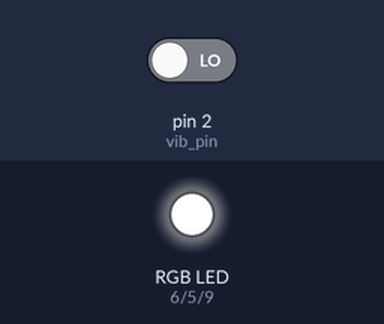
Simulated run of this sketch. Board: Arduino Uno, built with avr-gcc and run on an emulated ATmega328P. Parts: an RGB LED mixed from three pins (HIGH = lit). The inputs (shaded band) are chosen by the test bench; at power-on: pin 2 (vib_pin) LOW.

Above: at 1.2 s.
1.3 s: pin 2 (vib_pin) driven HIGH
At 1.45 s:
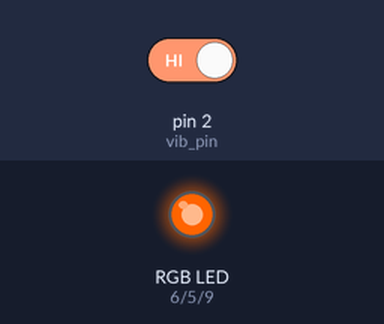
At 3.7 s:
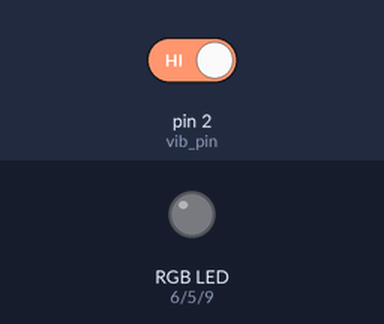
4.3 s: pin 2 (vib_pin) driven LOW
At 8.3 s:
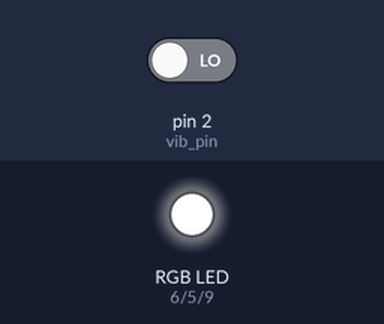
Timing chart, 0 to 9.8 s (numbered marks = the images above; inputs shaded):
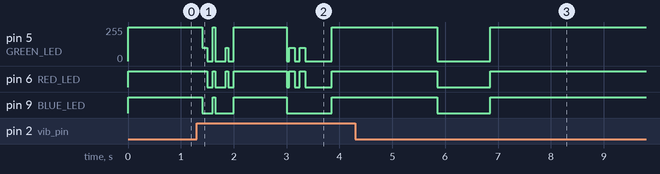

Measured:
- after the input at 1.3 s, pin 9 (BLUE_LED): goes LOW 0.20 s, HIGH 0.05 s, LOW 0.35 s, HIGH 1.0 s, LOW 0.85 s, then HIGH, starting after 0.10 s
- after the input at 4.3 s, pin 5 (GREEN_LED): goes on until 6.9 s, then stays 255/255; pin 9 (BLUE_LED): goes on until 6.9 s, then stays HIGH

The sketch:

Code_Arduino.ino
```cpp
#define RED_LED 6
#define GREEN_LED 5
#define BLUE_LED 9
int vib_pin=2;


void setup() {
  pinMode(vib_pin, INPUT);
  pinMode(RED_LED, OUTPUT);
  pinMode(GREEN_LED, OUTPUT);
  pinMode(BLUE_LED, OUTPUT);
}

void loop() {
  int val;
  val = digitalRead(vib_pin);
  if (val == 1) {
    delay(100);
    analogWrite(RED_LED, 255);
    analogWrite(GREEN_LED, 100);
    analogWrite(BLUE_LED, 0);
    delay(100);
    analogWrite(RED_LED, 0);
    analogWrite(GREEN_LED, 0);
    analogWrite(BLUE_LED, 0);
    delay(100);
    analogWrite(RED_LED, 255);
    analogWrite(GREEN_LED, 255);
    analogWrite(BLUE_LED, 255);
    delay(50);
    analogWrite(RED_LED, 0);
    analogWrite(GREEN_LED, 0);
    analogWrite(BLUE_LED, 0);
    delay(200);
    analogWrite(RED_LED, 255);
    analogWrite(GREEN_LED, 100);
    analogWrite(BLUE_LED, 0);
    delay(50);
    analogWrite(RED_LED, 0);
    analogWrite(GREEN_LED, 0);
    analogWrite(BLUE_LED, 0);
    delay(100);
    analogWrite(RED_LED, 255);
    analogWrite(GREEN_LED, 255);
    analogWrite(BLUE_LED, 255);
    delay(1000);
    analogWrite(RED_LED, 0);
    analogWrite(GREEN_LED, 0);
    analogWrite(BLUE_LED, 0);
    delay(50);
    analogWrite(RED_LED, 255);
    analogWrite(GREEN_LED, 100);
    analogWrite(BLUE_LED, 0);
    delay(100);
    analogWrite(RED_LED, 0);
    analogWrite(GREEN_LED, 0);
    analogWrite(BLUE_LED, 0);
    delay(100);
    analogWrite(RED_LED, 255);
    analogWrite(GREEN_LED, 100);
    analogWrite(BLUE_LED, 0);
    delay(100);
    analogWrite(RED_LED, 0);
    analogWrite(GREEN_LED, 0);
    analogWrite(BLUE_LED, 0);
    delay(500);
    analogWrite(RED_LED, 255);
    analogWrite(GREEN_LED, 255);
    analogWrite(BLUE_LED, 255);
    delay(2000);
    analogWrite(RED_LED, 0);
    analogWrite(GREEN_LED, 0);
    analogWrite(BLUE_LED, 0);
    delay(1000);
  } else
    analogWrite(RED_LED,255);
    analogWrite(GREEN_LED, 255);
    analogWrite(BLUE_LED,255);
}
```
